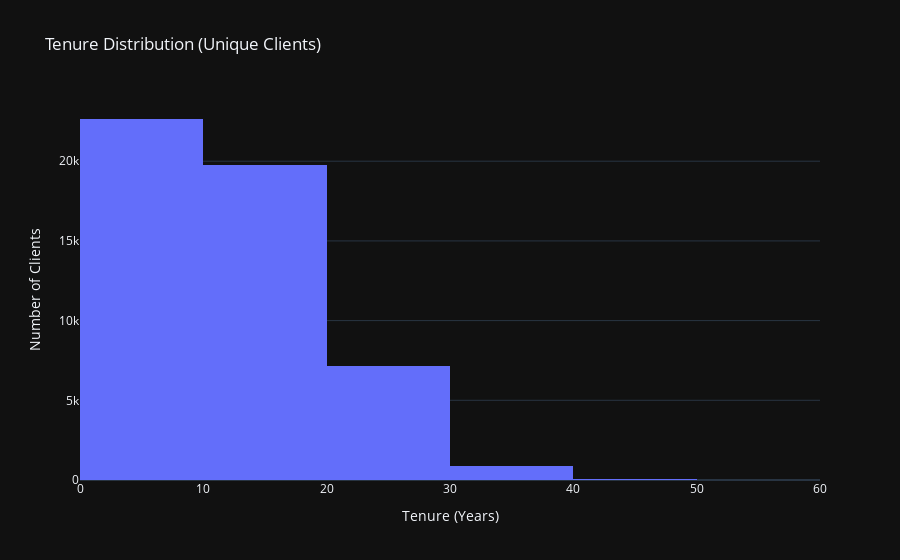

Here is the notebook cell this chart was saved with:
### Code cell
# Tenure distribution (Histogram)
fig_tenure = px.histogram(
    df_unique_clients, 
    x='clnt_tenure_yr', 
    nbins=10, 
    title='Tenure Distribution (Unique Clients)',
    labels={'clnt_tenure_yr': 'Tenure (Years)'}
)

# Customize the layout
fig_tenure.update_layout(
    xaxis_title='Tenure (Years)',
    yaxis_title='Number of Clients',
    template='plotly_dark'
)

# Show the chart
fig_tenure.show()

### Figure 1 — Plotly figure (JSON) as saved in the notebook; plotly's stock layout.template omitted (floating-point values rounded to 4 significant figures; data arrays with more than 128 entries replaced by an {"elided": "..."} marker saying what was removed)
{"data": [{"alignmentgroup": "True", "bingroup": "x", "hovertemplate": "Tenure (Years)=%{x}<br>count=%{y}<extra></extra>", "legendgroup": "", "marker": {"color": "#636efa", "pattern": {"shape": ""}}, "name": "", "nbinsx": 10, "offsetgroup": "", "orientation": "v", "showlegend": false, "type": "histogram", "x": {"elided": "50500 float values"}, "xaxis": "x", "yaxis": "y"}], "layout": {"barmode": "relative", "legend": {"tracegroupgap": 0}, "title": {"text": "Tenure Distribution (Unique Clients)"}, "xaxis": {"anchor": "y", "domain": [0, 1], "title": {"text": "Tenure (Years)"}}, "yaxis": {"anchor": "x", "domain": [0, 1], "title": {"text": "Number of Clients"}}}}
